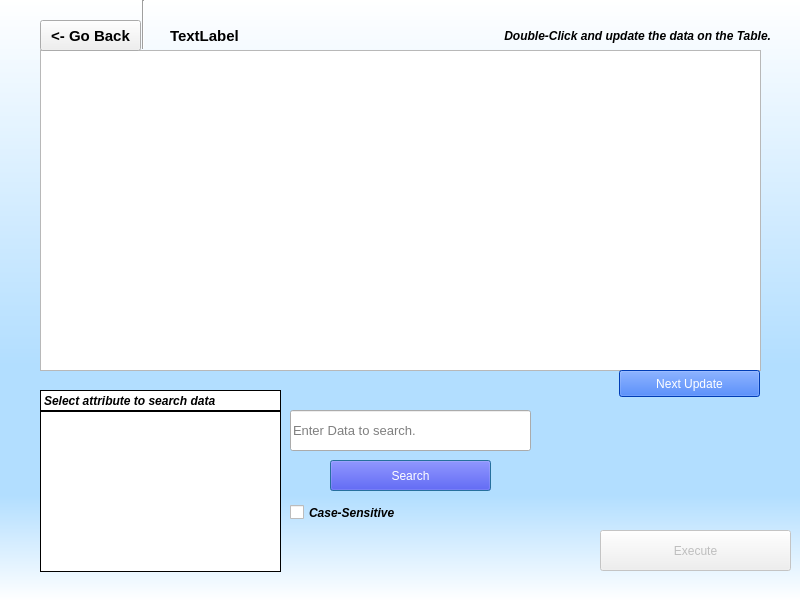
<?xml version="1.0" encoding="UTF-8"?>
<ui version="4.0">
 <class>Dialog</class>
 <widget class="QDialog" name="Dialog">
  <property name="geometry">
   <rect>
    <x>0</x>
    <y>0</y>
    <width>800</width>
    <height>600</height>
   </rect>
  </property>
  <property name="minimumSize">
   <size>
    <width>800</width>
    <height>600</height>
   </size>
  </property>
  <property name="maximumSize">
   <size>
    <width>800</width>
    <height>600</height>
   </size>
  </property>
  <property name="windowTitle">
   <string>Update Table</string>
  </property>
  <property name="windowIcon">
   <iconset>
    <normaloff>icon.png</normaloff>icon.png</iconset>
  </property>
  <widget class="QStackedWidget" name="stackedWidget">
   <property name="geometry">
    <rect>
     <x>0</x>
     <y>0</y>
     <width>801</width>
     <height>601</height>
    </rect>
   </property>
   <property name="currentIndex">
    <number>0</number>
   </property>
   <widget class="QWidget" name="page">
    <widget class="QWidget" name="widget" native="true">
     <property name="enabled">
      <bool>true</bool>
     </property>
     <property name="geometry">
      <rect>
       <x>0</x>
       <y>0</y>
       <width>801</width>
       <height>601</height>
      </rect>
     </property>
     <property name="palette">
      <palette>
       <active>
        <colorrole role="WindowText">
         <brush brushstyle="SolidPattern">
          <color alpha="255">
           <red>0</red>
           <green>0</green>
           <blue>0</blue>
          </color>
         </brush>
        </colorrole>
        <colorrole role="Button">
         <brush brushstyle="LinearGradientPattern">
          <gradient startx="0.502793000000000" starty="1.000000000000000" endx="0.503000000000000" endy="0.000000000000000" type="LinearGradient" spread="PadSpread" coordinatemode="ObjectBoundingMode">
           <gradientstop position="0.000000000000000">
            <color alpha="255">
             <red>255</red>
             <green>255</green>
             <blue>255</blue>
            </color>
           </gradientstop>
           <gradientstop position="0.176136000000000">
            <color alpha="255">
             <red>178</red>
             <green>222</green>
             <blue>255</blue>
            </color>
           </gradientstop>
           <gradientstop position="0.392045000000000">
            <color alpha="255">
             <red>178</red>
             <green>222</green>
             <blue>255</blue>
            </color>
           </gradientstop>
           <gradientstop position="1.000000000000000">
            <color alpha="255">
             <red>255</red>
             <green>255</green>
             <blue>255</blue>
            </color>
           </gradientstop>
          </gradient>
         </brush>
        </colorrole>
        <colorrole role="Light">
         <brush brushstyle="SolidPattern">
          <color alpha="255">
           <red>170</red>
           <green>255</green>
           <blue>255</blue>
          </color>
         </brush>
        </colorrole>
        <colorrole role="Midlight">
         <brush brushstyle="SolidPattern">
          <color alpha="255">
           <red>137</red>
           <green>205</green>
           <blue>205</blue>
          </color>
         </brush>
        </colorrole>
        <colorrole role="Dark">
         <brush brushstyle="SolidPattern">
          <color alpha="255">
           <red>0</red>
           <green>61</green>
           <blue>61</blue>
          </color>
         </brush>
        </colorrole>
        <colorrole role="Text">
         <brush brushstyle="SolidPattern">
          <color alpha="255">
           <red>0</red>
           <green>0</green>
           <blue>0</blue>
          </color>
         </brush>
        </colorrole>
        <colorrole role="ButtonText">
         <brush brushstyle="SolidPattern">
          <color alpha="255">
           <red>10</red>
           <green>10</green>
           <blue>10</blue>
          </color>
         </brush>
        </colorrole>
        <colorrole role="Base">
         <brush brushstyle="LinearGradientPattern">
          <gradient startx="0.502793000000000" starty="1.000000000000000" endx="0.503000000000000" endy="0.000000000000000" type="LinearGradient" spread="PadSpread" coordinatemode="ObjectBoundingMode">
           <gradientstop position="0.000000000000000">
            <color alpha="255">
             <red>255</red>
             <green>255</green>
             <blue>255</blue>
            </color>
           </gradientstop>
           <gradientstop position="0.176136000000000">
            <color alpha="255">
             <red>178</red>
             <green>222</green>
             <blue>255</blue>
            </color>
           </gradientstop>
           <gradientstop position="0.392045000000000">
            <color alpha="255">
             <red>178</red>
             <green>222</green>
             <blue>255</blue>
            </color>
           </gradientstop>
           <gradientstop position="1.000000000000000">
            <color alpha="255">
             <red>255</red>
             <green>255</green>
             <blue>255</blue>
            </color>
           </gradientstop>
          </gradient>
         </brush>
        </colorrole>
        <colorrole role="Window">
         <brush brushstyle="LinearGradientPattern">
          <gradient startx="0.502793000000000" starty="1.000000000000000" endx="0.503000000000000" endy="0.000000000000000" type="LinearGradient" spread="PadSpread" coordinatemode="ObjectBoundingMode">
           <gradientstop position="0.000000000000000">
            <color alpha="255">
             <red>255</red>
             <green>255</green>
             <blue>255</blue>
            </color>
           </gradientstop>
           <gradientstop position="0.176136000000000">
            <color alpha="255">
             <red>178</red>
             <green>222</green>
             <blue>255</blue>
            </color>
           </gradientstop>
           <gradientstop position="0.392045000000000">
            <color alpha="255">
             <red>178</red>
             <green>222</green>
             <blue>255</blue>
            </color>
           </gradientstop>
           <gradientstop position="1.000000000000000">
            <color alpha="255">
             <red>255</red>
             <green>255</green>
             <blue>255</blue>
            </color>
           </gradientstop>
          </gradient>
         </brush>
        </colorrole>
       </active>
       <inactive>
        <colorrole role="WindowText">
         <brush brushstyle="SolidPattern">
          <color alpha="255">
           <red>50</red>
           <green>50</green>
           <blue>50</blue>
          </color>
         </brush>
        </colorrole>
        <colorrole role="Button">
         <brush brushstyle="LinearGradientPattern">
          <gradient startx="0.502793000000000" starty="1.000000000000000" endx="0.503000000000000" endy="0.000000000000000" type="LinearGradient" spread="PadSpread" coordinatemode="ObjectBoundingMode">
           <gradientstop position="0.000000000000000">
            <color alpha="255">
             <red>255</red>
             <green>255</green>
             <blue>255</blue>
            </color>
           </gradientstop>
           <gradientstop position="0.176136000000000">
            <color alpha="255">
             <red>178</red>
             <green>222</green>
             <blue>255</blue>
            </color>
           </gradientstop>
           <gradientstop position="0.392045000000000">
            <color alpha="255">
             <red>178</red>
             <green>222</green>
             <blue>255</blue>
            </color>
           </gradientstop>
           <gradientstop position="1.000000000000000">
            <color alpha="255">
             <red>255</red>
             <green>255</green>
             <blue>255</blue>
            </color>
           </gradientstop>
          </gradient>
         </brush>
        </colorrole>
        <colorrole role="Light">
         <brush brushstyle="SolidPattern">
          <color alpha="255">
           <red>170</red>
           <green>255</green>
           <blue>255</blue>
          </color>
         </brush>
        </colorrole>
        <colorrole role="Midlight">
         <brush brushstyle="SolidPattern">
          <color alpha="255">
           <red>137</red>
           <green>205</green>
           <blue>205</blue>
          </color>
         </brush>
        </colorrole>
        <colorrole role="Dark">
         <brush brushstyle="SolidPattern">
          <color alpha="255">
           <red>0</red>
           <green>61</green>
           <blue>61</blue>
          </color>
         </brush>
        </colorrole>
        <colorrole role="Text">
         <brush brushstyle="SolidPattern">
          <color alpha="255">
           <red>50</red>
           <green>50</green>
           <blue>50</blue>
          </color>
         </brush>
        </colorrole>
        <colorrole role="ButtonText">
         <brush brushstyle="SolidPattern">
          <color alpha="255">
           <red>50</red>
           <green>50</green>
           <blue>50</blue>
          </color>
         </brush>
        </colorrole>
        <colorrole role="Base">
         <brush brushstyle="LinearGradientPattern">
          <gradient startx="0.502793000000000" starty="1.000000000000000" endx="0.503000000000000" endy="0.000000000000000" type="LinearGradient" spread="PadSpread" coordinatemode="ObjectBoundingMode">
           <gradientstop position="0.000000000000000">
            <color alpha="255">
             <red>255</red>
             <green>255</green>
             <blue>255</blue>
            </color>
           </gradientstop>
           <gradientstop position="0.176136000000000">
            <color alpha="255">
             <red>178</red>
             <green>222</green>
             <blue>255</blue>
            </color>
           </gradientstop>
           <gradientstop position="0.392045000000000">
            <color alpha="255">
             <red>178</red>
             <green>222</green>
             <blue>255</blue>
            </color>
           </gradientstop>
           <gradientstop position="1.000000000000000">
            <color alpha="255">
             <red>255</red>
             <green>255</green>
             <blue>255</blue>
            </color>
           </gradientstop>
          </gradient>
         </brush>
        </colorrole>
        <colorrole role="Window">
         <brush brushstyle="LinearGradientPattern">
          <gradient startx="0.502793000000000" starty="1.000000000000000" endx="0.503000000000000" endy="0.000000000000000" type="LinearGradient" spread="PadSpread" coordinatemode="ObjectBoundingMode">
           <gradientstop position="0.000000000000000">
            <color alpha="255">
             <red>255</red>
             <green>255</green>
             <blue>255</blue>
            </color>
           </gradientstop>
           <gradientstop position="0.176136000000000">
            <color alpha="255">
             <red>178</red>
             <green>222</green>
             <blue>255</blue>
            </color>
           </gradientstop>
           <gradientstop position="0.392045000000000">
            <color alpha="255">
             <red>178</red>
             <green>222</green>
             <blue>255</blue>
            </color>
           </gradientstop>
           <gradientstop position="1.000000000000000">
            <color alpha="255">
             <red>255</red>
             <green>255</green>
             <blue>255</blue>
            </color>
           </gradientstop>
          </gradient>
         </brush>
        </colorrole>
       </inactive>
       <disabled>
        <colorrole role="WindowText">
         <brush brushstyle="SolidPattern">
          <color alpha="255">
           <red>0</red>
           <green>61</green>
           <blue>61</blue>
          </color>
         </brush>
        </colorrole>
        <colorrole role="Button">
         <brush brushstyle="LinearGradientPattern">
          <gradient startx="0.502793000000000" starty="1.000000000000000" endx="0.503000000000000" endy="0.000000000000000" type="LinearGradient" spread="PadSpread" coordinatemode="ObjectBoundingMode">
           <gradientstop position="0.000000000000000">
            <color alpha="255">
             <red>255</red>
             <green>255</green>
             <blue>255</blue>
            </color>
           </gradientstop>
           <gradientstop position="0.176136000000000">
            <color alpha="255">
             <red>178</red>
             <green>222</green>
             <blue>255</blue>
            </color>
           </gradientstop>
           <gradientstop position="0.392045000000000">
            <color alpha="255">
             <red>178</red>
             <green>222</green>
             <blue>255</blue>
            </color>
           </gradientstop>
           <gradientstop position="1.000000000000000">
            <color alpha="255">
             <red>255</red>
             <green>255</green>
             <blue>255</blue>
            </color>
           </gradientstop>
          </gradient>
         </brush>
        </colorrole>
        <colorrole role="Light">
         <brush brushstyle="SolidPattern">
          <color alpha="255">
           <red>170</red>
           <green>255</green>
           <blue>255</blue>
          </color>
         </brush>
        </colorrole>
        <colorrole role="Midlight">
         <brush brushstyle="SolidPattern">
          <color alpha="255">
           <red>137</red>
           <green>205</green>
           <blue>205</blue>
          </color>
         </brush>
        </colorrole>
        <colorrole role="Dark">
         <brush brushstyle="SolidPattern">
          <color alpha="255">
           <red>0</red>
           <green>61</green>
           <blue>61</blue>
          </color>
         </brush>
        </colorrole>
        <colorrole role="Text">
         <brush brushstyle="SolidPattern">
          <color alpha="255">
           <red>0</red>
           <green>61</green>
           <blue>61</blue>
          </color>
         </brush>
        </colorrole>
        <colorrole role="ButtonText">
         <brush brushstyle="SolidPattern">
          <color alpha="255">
           <red>0</red>
           <green>61</green>
           <blue>61</blue>
          </color>
         </brush>
        </colorrole>
        <colorrole role="Base">
         <brush brushstyle="LinearGradientPattern">
          <gradient startx="0.502793000000000" starty="1.000000000000000" endx="0.503000000000000" endy="0.000000000000000" type="LinearGradient" spread="PadSpread" coordinatemode="ObjectBoundingMode">
           <gradientstop position="0.000000000000000">
            <color alpha="255">
             <red>255</red>
             <green>255</green>
             <blue>255</blue>
            </color>
           </gradientstop>
           <gradientstop position="0.176136000000000">
            <color alpha="255">
             <red>178</red>
             <green>222</green>
             <blue>255</blue>
            </color>
           </gradientstop>
           <gradientstop position="0.392045000000000">
            <color alpha="255">
             <red>178</red>
             <green>222</green>
             <blue>255</blue>
            </color>
           </gradientstop>
           <gradientstop position="1.000000000000000">
            <color alpha="255">
             <red>255</red>
             <green>255</green>
             <blue>255</blue>
            </color>
           </gradientstop>
          </gradient>
         </brush>
        </colorrole>
        <colorrole role="Window">
         <brush brushstyle="LinearGradientPattern">
          <gradient startx="0.502793000000000" starty="1.000000000000000" endx="0.503000000000000" endy="0.000000000000000" type="LinearGradient" spread="PadSpread" coordinatemode="ObjectBoundingMode">
           <gradientstop position="0.000000000000000">
            <color alpha="255">
             <red>255</red>
             <green>255</green>
             <blue>255</blue>
            </color>
           </gradientstop>
           <gradientstop position="0.176136000000000">
            <color alpha="255">
             <red>178</red>
             <green>222</green>
             <blue>255</blue>
            </color>
           </gradientstop>
           <gradientstop position="0.392045000000000">
            <color alpha="255">
             <red>178</red>
             <green>222</green>
             <blue>255</blue>
            </color>
           </gradientstop>
           <gradientstop position="1.000000000000000">
            <color alpha="255">
             <red>255</red>
             <green>255</green>
             <blue>255</blue>
            </color>
           </gradientstop>
          </gradient>
         </brush>
        </colorrole>
       </disabled>
      </palette>
     </property>
     <property name="styleSheet">
      <string notr="true">QWidget#widget{
background-color: qlineargradient(spread:pad, x1:0.502793, y1:1, x2:0.503, y2:0, stop:0 rgba(255, 255, 255, 255), stop:0.176136 rgba(178, 222, 255, 255), stop:0.392045 rgba(178, 222, 255, 255), stop:1 rgba(255, 255, 255, 255));
}</string>
     </property>
     <widget class="QTableWidget" name="tableWidget">
      <property name="geometry">
       <rect>
        <x>40</x>
        <y>50</y>
        <width>721</width>
        <height>321</height>
       </rect>
      </property>
      <property name="selectionMode">
       <enum>QAbstractItemView::SingleSelection</enum>
      </property>
      <attribute name="horizontalHeaderCascadingSectionResizes">
       <bool>true</bool>
      </attribute>
      <attribute name="horizontalHeaderMinimumSectionSize">
       <number>50</number>
      </attribute>
      <attribute name="horizontalHeaderShowSortIndicator" stdset="0">
       <bool>true</bool>
      </attribute>
      <attribute name="horizontalHeaderStretchLastSection">
       <bool>false</bool>
      </attribute>
      <attribute name="verticalHeaderCascadingSectionResizes">
       <bool>true</bool>
      </attribute>
      <attribute name="verticalHeaderMinimumSectionSize">
       <number>30</number>
      </attribute>
      <attribute name="verticalHeaderDefaultSectionSize">
       <number>70</number>
      </attribute>
     </widget>
     <widget class="QListWidget" name="col_listWidget">
      <property name="geometry">
       <rect>
        <x>40</x>
        <y>411</y>
        <width>241</width>
        <height>161</height>
       </rect>
      </property>
      <property name="frameShape">
       <enum>QFrame::Box</enum>
      </property>
      <property name="frameShadow">
       <enum>QFrame::Plain</enum>
      </property>
     </widget>
     <widget class="QLineEdit" name="data_lineEdit">
      <property name="geometry">
       <rect>
        <x>290</x>
        <y>410</y>
        <width>241</width>
        <height>41</height>
       </rect>
      </property>
      <property name="font">
       <font>
        <pointsize>10</pointsize>
       </font>
      </property>
      <property name="frame">
       <bool>true</bool>
      </property>
      <property name="placeholderText">
       <string>Enter Data to search.</string>
      </property>
      <property name="clearButtonEnabled">
       <bool>true</bool>
      </property>
     </widget>
     <widget class="QPushButton" name="search">
      <property name="geometry">
       <rect>
        <x>330</x>
        <y>460</y>
        <width>161</width>
        <height>31</height>
       </rect>
      </property>
      <property name="styleSheet">
       <string notr="true">background-color: rgb(0, 0, 255);
font:75 bold 10pt &quot;MS Shell Dlg 2&quot;;
color: rgb(255, 255, 255);</string>
      </property>
      <property name="text">
       <string>Search</string>
      </property>
     </widget>
     <widget class="QLabel" name="label">
      <property name="geometry">
       <rect>
        <x>40</x>
        <y>390</y>
        <width>241</width>
        <height>21</height>
       </rect>
      </property>
      <property name="font">
       <font>
        <pointsize>9</pointsize>
        <weight>75</weight>
        <italic>true</italic>
        <bold>true</bold>
       </font>
      </property>
      <property name="styleSheet">
       <string notr="true">background-color: rgb(255, 255, 255);
border-color: rgb(0, 0, 0);</string>
      </property>
      <property name="frameShape">
       <enum>QFrame::Box</enum>
      </property>
      <property name="text">
       <string>Select attribute to search data</string>
      </property>
     </widget>
     <widget class="QLabel" name="infoLabel">
      <property name="geometry">
       <rect>
        <x>290</x>
        <y>530</y>
        <width>301</width>
        <height>61</height>
       </rect>
      </property>
      <property name="font">
       <font>
        <weight>75</weight>
        <bold>true</bold>
       </font>
      </property>
      <property name="text">
       <string/>
      </property>
      <property name="alignment">
       <set>Qt::AlignCenter</set>
      </property>
      <property name="wordWrap">
       <bool>true</bool>
      </property>
     </widget>
     <widget class="QPushButton" name="updator">
      <property name="enabled">
       <bool>false</bool>
      </property>
      <property name="geometry">
       <rect>
        <x>600</x>
        <y>530</y>
        <width>191</width>
        <height>41</height>
       </rect>
      </property>
      <property name="cursor">
       <cursorShape>PointingHandCursor</cursorShape>
      </property>
      <property name="styleSheet">
       <string notr="true">font: 63 italic 16pt &quot;Segoe UI Semibold&quot;;

</string>
      </property>
      <property name="text">
       <string>Execute</string>
      </property>
     </widget>
     <widget class="QLabel" name="headerLabel">
      <property name="geometry">
       <rect>
        <x>420</x>
        <y>20</y>
        <width>351</width>
        <height>31</height>
       </rect>
      </property>
      <property name="font">
       <font>
        <pointsize>9</pointsize>
        <weight>75</weight>
        <italic>true</italic>
        <bold>true</bold>
       </font>
      </property>
      <property name="text">
       <string>Double-Click and update the data on the Table.</string>
      </property>
      <property name="alignment">
       <set>Qt::AlignRight|Qt::AlignTrailing|Qt::AlignVCenter</set>
      </property>
     </widget>
     <widget class="QLabel" name="selectedTB">
      <property name="geometry">
       <rect>
        <x>170</x>
        <y>20</y>
        <width>241</width>
        <height>31</height>
       </rect>
      </property>
      <property name="font">
       <font>
        <pointsize>11</pointsize>
        <weight>75</weight>
        <bold>true</bold>
       </font>
      </property>
      <property name="text">
       <string>TextLabel</string>
      </property>
     </widget>
     <widget class="Line" name="line">
      <property name="geometry">
       <rect>
        <x>133</x>
        <y>0</y>
        <width>20</width>
        <height>49</height>
       </rect>
      </property>
      <property name="orientation">
       <enum>Qt::Vertical</enum>
      </property>
     </widget>
     <widget class="QPushButton" name="go_back">
      <property name="geometry">
       <rect>
        <x>40</x>
        <y>20</y>
        <width>101</width>
        <height>31</height>
       </rect>
      </property>
      <property name="font">
       <font>
        <pointsize>11</pointsize>
        <weight>75</weight>
        <bold>true</bold>
       </font>
      </property>
      <property name="cursor">
       <cursorShape>PointingHandCursor</cursorShape>
      </property>
      <property name="styleSheet">
       <string notr="true"/>
      </property>
      <property name="text">
       <string>&lt;- Go Back</string>
      </property>
      <property name="flat">
       <bool>false</bool>
      </property>
     </widget>
     <widget class="QLabel" name="selected_Col">
      <property name="geometry">
       <rect>
        <x>290</x>
        <y>390</y>
        <width>241</width>
        <height>16</height>
       </rect>
      </property>
      <property name="text">
       <string/>
      </property>
     </widget>
     <widget class="QPushButton" name="reload">
      <property name="enabled">
       <bool>true</bool>
      </property>
      <property name="geometry">
       <rect>
        <x>619</x>
        <y>370</y>
        <width>141</width>
        <height>27</height>
       </rect>
      </property>
      <property name="styleSheet">
       <string notr="true">background-color: rgb(0, 85, 255);
color: rgb(255, 255, 255);
font: 75 oblique 12pt &quot;DejaVu Sans&quot;;</string>
      </property>
      <property name="text">
       <string>Next Update</string>
      </property>
     </widget>
     <widget class="QCheckBox" name="caseSensitive">
      <property name="geometry">
       <rect>
        <x>290</x>
        <y>500</y>
        <width>181</width>
        <height>25</height>
       </rect>
      </property>
      <property name="font">
       <font>
        <pointsize>9</pointsize>
        <weight>75</weight>
        <italic>true</italic>
        <bold>true</bold>
       </font>
      </property>
      <property name="text">
       <string>Case-Sensitive</string>
      </property>
     </widget>
     <widget class="QLabel" name="pri_key_warn">
      <property name="geometry">
       <rect>
        <x>328</x>
        <y>370</y>
        <width>291</width>
        <height>21</height>
       </rect>
      </property>
      <property name="styleSheet">
       <string notr="true">color: rgb(155, 0, 0);
font: 75 bold oblique 9pt &quot;DejaVu Sans Condensed&quot;;</string>
      </property>
      <property name="text">
       <string/>
      </property>
     </widget>
    </widget>
   </widget>
   <widget class="QWidget" name="page_2">
    <widget class="QWidget" name="widget_2" native="true">
     <property name="geometry">
      <rect>
       <x>0</x>
       <y>0</y>
       <width>801</width>
       <height>601</height>
      </rect>
     </property>
     <property name="styleSheet">
      <string notr="true">QWidget#widget_2{
background-color:qlineargradient(spread:pad, x1:0.517045, y1:1, x2:0.517, y2:0, stop:0 rgba(178, 222, 255, 255), stop:0.0909091 rgba(200, 232, 255, 255), stop:0.164773 rgba(217, 239, 255, 255), stop:0.244318 rgba(228, 244, 255, 255), stop:0.3125 rgba(237, 247, 255, 255), stop:0.392045 rgba(244, 251, 255, 255), stop:0.471591 rgba(248, 252, 255, 255), stop:0.539773 rgba(252, 254, 255, 255), stop:0.607955 rgba(254, 255, 255, 255), stop:0.676136 rgba(254, 255, 255, 255), stop:1 rgba(255, 255, 255, 255))
}</string>
     </property>
     <widget class="QPushButton" name="display_all_DATA">
      <property name="geometry">
       <rect>
        <x>260</x>
        <y>390</y>
        <width>281</width>
        <height>81</height>
       </rect>
      </property>
      <property name="styleSheet">
       <string notr="true">font: 63 italic 18pt &quot;Segoe UI Semibold&quot;;
color: rgb(255, 255, 255);
background-color: rgb(0, 90, 0);
border-radius:28px
</string>
      </property>
      <property name="text">
       <string>Display All Data</string>
      </property>
     </widget>
     <widget class="QLabel" name="label_3">
      <property name="geometry">
       <rect>
        <x>260</x>
        <y>270</y>
        <width>281</width>
        <height>111</height>
       </rect>
      </property>
      <property name="styleSheet">
       <string notr="true">font: 57 16pt &quot;Montserrat Medium&quot;;</string>
      </property>
      <property name="text">
       <string>Table was updated successfully.</string>
      </property>
      <property name="alignment">
       <set>Qt::AlignCenter</set>
      </property>
      <property name="wordWrap">
       <bool>true</bool>
      </property>
     </widget>
     <widget class="QLabel" name="label_4">
      <property name="geometry">
       <rect>
        <x>320</x>
        <y>120</y>
        <width>161</width>
        <height>151</height>
       </rect>
      </property>
      <property name="text">
       <string/>
      </property>
      <property name="pixmap">
       <pixmap>download.png</pixmap>
      </property>
      <property name="scaledContents">
       <bool>true</bool>
      </property>
     </widget>
     <widget class="QPushButton" name="exit">
      <property name="geometry">
       <rect>
        <x>610</x>
        <y>520</y>
        <width>221</width>
        <height>61</height>
       </rect>
      </property>
      <property name="styleSheet">
       <string notr="true">font: 63 italic 16pt &quot;Segoe UI Semibold&quot;;
color: rgb(255, 255, 255);
background-color: rgb(110, 0, 0);
border-radius:28px
</string>
      </property>
      <property name="text">
       <string>Back to Menu</string>
      </property>
     </widget>
    </widget>
   </widget>
  </widget>
 </widget>
 <resources/>
 <connections/>
</ui>
